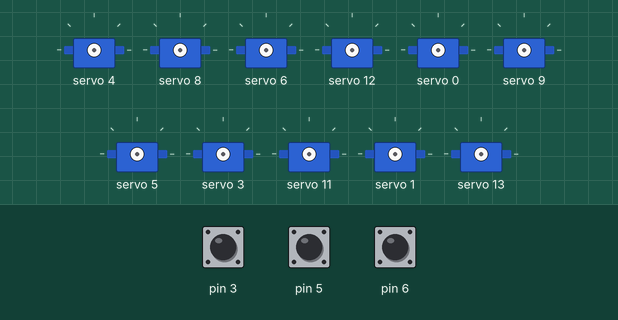
A sketch run on a simulated Arduino Uno, built with avr-gcc and run on an emulated ATmega328P. Parts: 11 × servo. Inputs (shaded band) come from the test bench; at power-on: pin 5 HIGH, pin 6 HIGH, pin 3 HIGH.

Above: at 1.2 s.
1.3 s: pin 5 pulled LOW for 0.15 s
At 3.3 s:
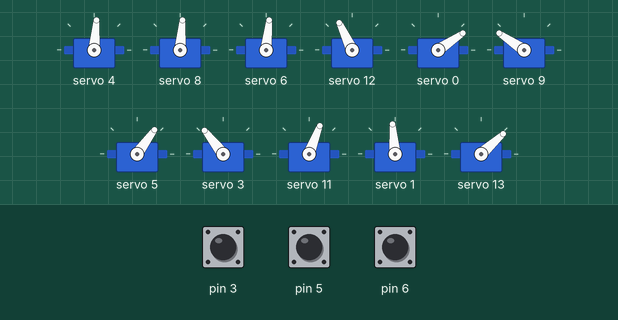
4.4 s: pin 6 pulled LOW for 1 s
At 5.4 s:
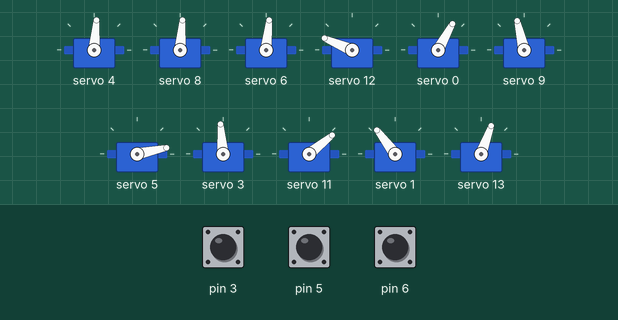
6.9 s: pin 3 pulled LOW for 0.15 s
At 8.6 s:
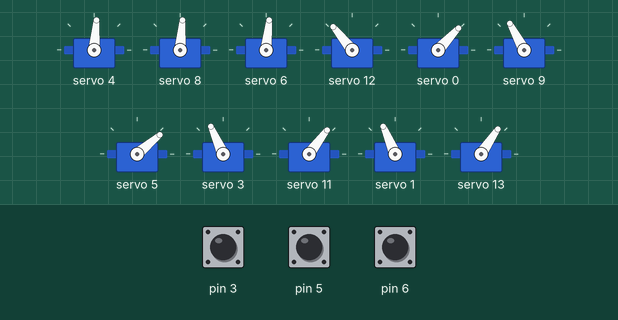
9.6 s: pin 5 pulled LOW for 1 s
At 12.7 s:
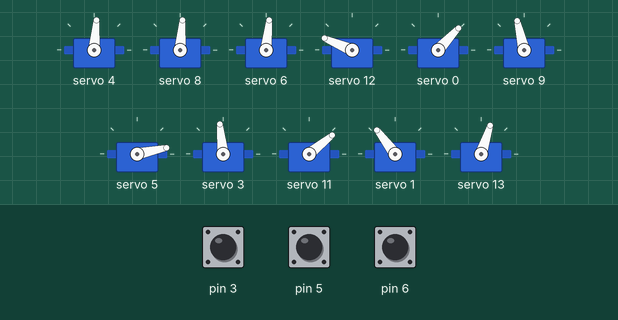
13.6 s: pin 3 pulled LOW for 3.2 s
18.3 s: pin 3 pulled LOW for 3.2 s
Timing chart, 0 to 72.0 s (numbered marks = the images above; inputs shaded):
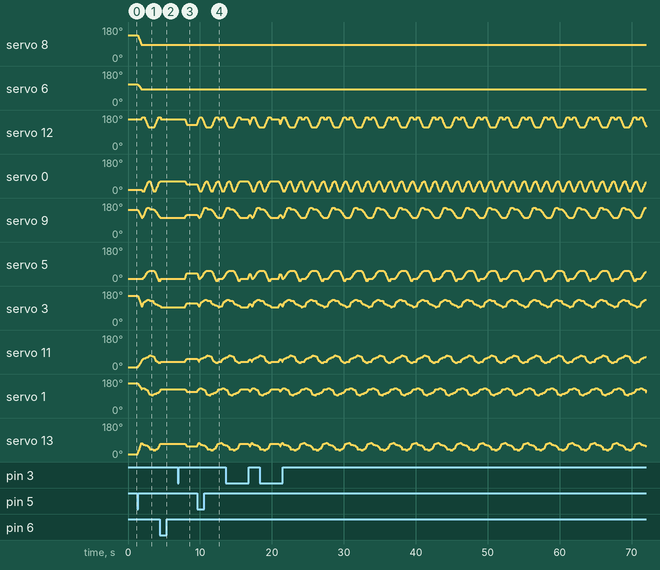

The sketch:

FabCatV2MoveEditor.ino
```cpp
//#include "Wire.h"

#include "Funzioni.h"
#include "Servo.h"
int start = 0;

void setup() {
//Max 3 funz a volta
  pinMode(3,INPUT);
  pinMode(5,INPUT);
  pinMode(6,INPUT);
  digitalWrite(3,HIGH);
  digitalWrite(5,HIGH);
  digitalWrite(6,HIGH);


  pwm.begin();//SERVO inizializzazione
  pwm.setPWMFreq(50); //imposta SERVO frequenza a 50 HZ
 Funzione(0);
}

void loop() {
 if (digitalRead(3) == 0) {
  delay(1000);
    Funzione(1);
  }
 if (digitalRead(5) == 0) {
   start = 1;
  }

 if (digitalRead(6) == 0) {
    start = 0;
  }
 if(start == 1){
    Funzione(2);
  }
}
```

Servo.h
```cpp
#include "Adafruit_PWMServoDriver.h"

//##########SERVO##########
Adafruit_PWMServoDriver pwm = Adafruit_PWMServoDriver(); //Servo pwm, indirizzo 0x40

#define SERVOMIN  110 //100 Valori minimi servo
#define SERVOMAX  470 //480 Valori massimi servo

//Inizializzazione Funzioni
int adjustServo(int _valServo, byte _nServo);
void writeServo(byte _nServo, int _valServo);
void sleepMotors();

void Funzione(byte _funz);

//Dichiarazione variabili
volatile byte  fixServoPosition[11] {4, 8, 6, 12, 0, 9, 5, 3, 11, 1, 13};
int r_coscia = 43, r_stinco = 49, t = 0;
double x, y;
byte angoliMotori[11] = {90, 150, 120, 20, 18, 20, 20, 168, 170, 168, 168};

double Diviso[11], Meno[11];
int finale[11];
double _FinalValue[11];
int MaxMot = 0;

//Funzioni
int adjustServo(int _valServo, byte _nServo) {
  if (_valServo < (1 + calibrazione[_nServo])) _valServo = (1 + calibrazione[_nServo]);
  if (_valServo > (179 + calibrazione[_nServo])) _valServo = (179 + calibrazione[_nServo]);
  return ((_valServo * 2) + SERVOMIN);
}

void writeServo(byte _nServo, int _valServo) {
  angoliMotori[_nServo] = _valServo;
  _valServo = abs(-calibrazione2[_nServo] + _valServo);
  _valServo += calibrazione[_nServo];
  _valServo = adjustServo(_valServo, _nServo);
  pwm.setPWM(fixServoPosition[_nServo], 0 , _valServo);
}

void sleepMotors() {
  for (byte y = 0; y < 16; y++)pwm.setPWM(y, 0, 0);
}

void Funzione(byte _funz) {
  if (_funz == 0)sleepMotors();
  else {
    if (pgm_read_byte_near(pointerFunzioni[_funz] + 3 ) == 0) {
      for (unsigned int _lungArray = 0; _lungArray < pgm_read_byte_near(pointerFunzioni[_funz]); _lungArray++) {
        for (byte _motore = 0; _motore < 11; _motore++) {
          if (pgm_read_byte_near(pointerFunzioni[_funz] + _motore + 11 * (_lungArray + 1)) != 200)
            writeServo(_motore, pgm_read_byte_near(pointerFunzioni[_funz] + _motore + 11 * (_lungArray + 1)));
          delay(pgm_read_byte_near(pointerFunzioni[_funz] + 1) * 10);
        }
        delay(pgm_read_byte_near(pointerFunzioni[_funz] + 2) * 10);
      }
    }
    else if (pgm_read_byte_near(pointerFunzioni[_funz] + 3) == 1) {
      for (unsigned int _lungArray = 0; _lungArray < pgm_read_byte_near(pointerFunzioni[_funz]); _lungArray++) {
        MaxMot = 0;
        for (int _motore = 0; _motore < 11; _motore++) {
          if (pgm_read_byte_near(pointerFunzioni[_funz] + _motore + 11 * (_lungArray + 1)) != 200) {
            finale[_motore] = pgm_read_byte_near(pointerFunzioni[_funz] + _motore + 11 * (_lungArray + 1));
          }
          Meno[_motore] = finale[_motore] - angoliMotori[_motore];
          _FinalValue[_motore] = angoliMotori[_motore];
          //SPL(_FinalValue[_motore] );
          if (MaxMot <= abs(Meno[_motore])) MaxMot = abs(Meno[_motore]);
        }
        for (int _motore = 0; _motore < 11; _motore++) {
          if (MaxMot == 0)
            Diviso[_motore] = 0;
          else
            Diviso[_motore] = Meno[_motore] / MaxMot;
        }
        for (int _passaggio = 0; _passaggio < MaxMot; _passaggio++) {
          for (int _motore = 0; _motore < 11; _motore++) {
            writeServo(_motore, (int)(_FinalValue[_motore] + Diviso[_motore] * (_passaggio + 1)));
          }
        }
        delay(pgm_read_byte_near(pointerFunzioni[_funz] + 2) * 10);
      }
    }
  }
}
```

Source omitted: Funzioni.h (data table, 5113 bytes)

Measured:
- after the input at 1.3 s, servo 8: moves from 137° to 85° over 0.49 s, starting after 0.08 s; servo 6: moves from 109° to 84° over 0.49 s, starting after 0.08 s; servo 5: rises from 12° to 54° in 0.89 s, then falls to 2° in 1.3 s; servo 11: rises from 9° to 72° in 1.6 s, then falls to 34° in 1.2 s
- after the input at 4.4 s, servo 12: goes on until 4.6 s, then stays 157°; servo 0: goes on until 4.5 s, then stays 61°; servo 9: goes on until 4.5 s, then stays 103°; servo 5: goes on until 4.6 s, then stays 12°; servo 3: goes on until 4.6 s, then stays 95°
- after the input at 6.9 s, servo 12: 157° → 129° after 1.0 s; servo 0: 61° → 47° after 1.0 s; servo 9: 103° → 118° after 1.0 s; servo 5: 12° → 40° after 1.0 s; servo 3: 95° → 114° after 1.0 s
